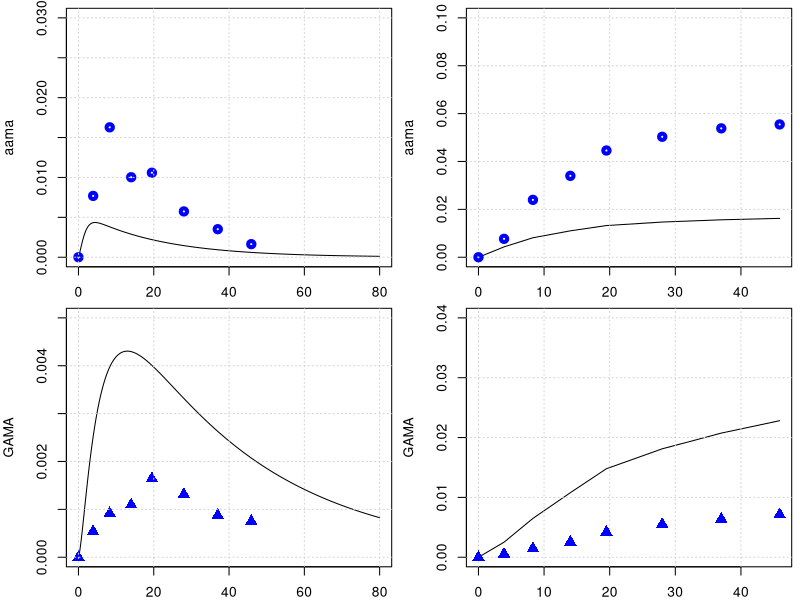

The R source for this figure:
library(deSolve)
library(minpack.lm)
graphics.off()

# body weight in kg
BW = 70 
# fractions of BW
##https://journals.sagepub.com/doi/pdf/10.1177/ANIB_32_3-4
F_B = 0.079 
F_B_AB = 0.35 #fraction: arterial blood of blood volume
F_B_VB = 0.65 #fraction: venous blood of blood volume
F_Li = 0.026
F_Ki = 0.0044
F_T = 1-(F_B+F_Li+F_Ki)
# organ volumes in L
V_AB <- BW*F_B*F_B_AB 
V_VB <- BW*F_B*F_B_VB 
V_T <- BW*F_T
V_Ki <- BW*F_Ki
V_Li <- BW*F_Li
# cardiac output in L/(kg*h)
##https://journals.sagepub.com/doi/pdf/10.1177/ANIB_32_3-4
QCC = 16        #12.5 # maybe 14 or 6.5 check?
Q_C = QCC*BW^0.75
#FQ_P = 2.5/100 Trine: We don't have a lung compartment in this model
FQ_Li = 0.19
FQ_Ki = 0.255 #total - there is also an aterial flow rate 
FQ_T = 1 -( FQ_Li + FQ_Ki) # +FQ_P) Trine: We don't have a lung compartment in this model
Q_Li <- Q_C*FQ_Li
Q_Ki <- Q_C*FQ_Ki
Q_T <- Q_C*FQ_T

# partition coefficient 
### we comback later
pAA_TB = 0.2
pAA_KiB = 0.2
pAA_LiB = 0.8 
# Maybe we said it earlier and these parameters are not sensitive to the model, but from which paper did you get the values of these partition coefs., 
# in the paper of Sweeney and of Li are different pAA_LiB = 0.4 and pAA_KiB = 0.8.

# reaction rate constants 
k_AAuptake = 1 #1/h

k_onAA_T = 0.28  #1/h     # we took it from Sweenney
k_onAA_B = 0.36  #1/h
k_onAA_Li = 0.31 #1/h
k_onAA_Ki = 0.83 #1/h

# k_syn_GSH = 0.25  #mmol/h  # we have not used this parameter

#??????????????????
k_cl_GSH = 0.35   # 1/h   # we should check: notation, meaning, reference

# k_onAA_GSH = 0.55 # L/(mmol h)
# check, we do not use it any more.




k_exc_AAMA = 0.049   # 0.049 #1/h or 0.13 # this will change the shape


# k_exc_AA <- 2
# check, we do not use it any more.


MW_aa = 71   # mg/mmol

# Maximum velocity for enzymatic reaction 
V_max_p450 = 9 /MW_aa*BW^0.7  # mg/h  from Sweenney paper, checked!
# maximum rate of GA and AA conjugation with GSH (mg/(h BW^0.7))
Vmax_AA_GSH <- 22*BW^0.7 # from the Sweeny  fitted   mg/h


k_0_GSH = 7   # from Sweeney paper.
MW_GSH = 307.32     # mg/mmol
AGSH0 = k_0_GSH * V_Li * MW_GSH


### PARAMETERS FOR GA
# partition coefficient
pGA_TB = 0.97
pGA_LiB = 0.9
pGA_KiB = .3

k_onGA_GSH = 0.8 #L/(mmol h)

k_onGA_T = 0.089       #1/h
k_onGA_B = 0.108       #1/h
k_onGA_Ki = k_onAA_T/2 #1/h
k_onGA_Li = 0.115      #1/h

k_exc_GAMA = 0.027     # 0.077 #1/h  # or 0.027
k_exc_GAOH = 0.077     # 1/h
k_exc_GA <- .4         # 1/h Q_Ki*0.025

PL1 = 1.7     # !$'liver/blood partition AA'
PL2 = 0.9     # !$'liver/blood partition GA'

MW_ga = 87   # mg/mmol

MW_GSH = 307.32 # mg/mmol

VMAXGC1 = 1   #!Vmax for GSH-AA conjugation mg/hr-kg^0.7
VMAXG1 = VMAXGC1/MW_aa*BW**0.7    # !$'Liver AA-GSH rate'

# Maximum velocity for enzymatic reaction 
V_max_EH = 20 /MW_ga*BW^0.7  
KM_p450 = 10.0
KM_EH = 100.0
# maximum rate of GA and AA conjugation with GSH (mg/(h BW^0.7))
Vmax_GA_GSH <- 20*BW^0.7 # from the Sweeny  fitted   mg/h

KMG1 = 100  #!Km with respect to AA for GSH conjugation mg/L (from Sweeny code) Trine: This should be mg. Delete the term MW_aa
#Sweeney has this parameter for rats ans 100 mg/L why did you use this number and why divived by MW??
##Sweeney says this is 64 mg/L in the paper##This comment is wrong ignore
KMGG = 0.1/MW_GSH        # !KM with respect to GSH for AA or GA conjugation with GSH mmol/L. Trine: should be mg/L
####and that this is 307 mg/L #This comment is wrong ignore
KMG2 = 100  #!Km with respect to GA for GSH conjugation mM. Trine: This should be mg. Delete the term MW_aa
#The same comment as for KMG1


# from the code, not from paper
KPT_Li = 0.015    # !'protein turnover rate in liver'# this is confimred in the exp. values of Sweeney
KPT_Ki = 0.013    #  !'protein turnover rate in kidney'# 1/h this is 0.012 in Sweeney, I guess its not much of difference
KPTR = 0.013      # !'protein turnover rate in rpt'# this is 0.012 in Li et.al
KPTS = 0.0039     # !'protein turnover rate in spt'# and this they have it 0.0051 Sweeney and Li 0.0012 refering to Sweeney
KPTRB = 0.0039    # !'protein turnover rate in rbc'# how did we get that?
KPTPL = 0.0039    # !'protein turnover rate in plasma'# Sweeney has 0.012 for this value
# +++++++++++++++++++++++++++++++++++++++++++++++++++++++++++++++++
# create list of parameter
# +++++++++++++++++++++++++++++++++++++++++++++++++++++++++++++++++
params <- unlist(c(data.frame(pAA_TB, pAA_LiB, pAA_KiB,
                              pGA_TB, pGA_LiB, pGA_KiB,
                              k_onAA_T, k_onAA_B, k_onAA_Li,  k_onAA_Ki,
                              k_onGA_T, k_onGA_B, k_onGA_Li, k_onGA_Ki, k_exc_GA,
                              k_onGA_GSH, k_exc_AAMA, k_exc_GAMA, k_exc_GAOH,
                              k_cl_GSH, V_max_p450, KM_p450, V_max_EH, KM_EH,
                              k_AAuptake)
))
yini <- c(m_AA_AB = 0.0, m_GA_AB = 0.0, 
          a_pb_AA_B = 0 ,
          m_AA_VB = 0.0, m_GA_VB = 0.0,
          m_AA_Ki = 0.0, m_GA_Ki = 0.0, m_AA_dose = 0 ,
          m_AA_Li = 0.0, m_AAMA = 0.0,  #m_AAMA_urinary = 0.0,
          m_GA_Li = 0.0,
          a_pb_GA_Li   = 0.0,
          m_GAMA  = 0.0,
          #m_GAMA_urinary = 0.0, 
          m_GSH_Li = k_0_GSH * V_Li * MW_GSH, 
          m_AA_T = 0.0, m_GA_T = 0.0,
          m_GAOH = 0.0, 
          m_AA_out = 0.0,
          m_AA_accum = 0.0,
          m_AA_free = 0.0,
          m_AA_in = 0.0,
          m_GA_out = 0.0,
          m_GA_accum = 0.0,
          m_GA_free = 0.0,
          m_GA_in = 0.0,
          a_pb_AA_Ki = 0,
          a_pb_AA_Li = 0,
          a_pb_GA_Ki = 0, a_pb_AA_T = 0
)
# ++++++++++++++++++++++++++++++++++++++++++++++++++++++++++++++++++
# PBPK model for Acrylamide 
# ++++++++++++++++++++++++++++++++++++++++++++++++++++++++++++++++++
PBPKmodelAA <- function(t,state,parameter){
  with(as.list(c(t,state,parameter)), {
    ########################################################################################  
    #----#---#  Model for AA  #---#---#
    # concentrations blood in the organs in mg/L
    c_AA_AB <- m_AA_AB/V_AB   
    c_AA_VB <- m_AA_VB/V_VB
    c_AA_T <- m_AA_T/V_T
    c_AA_Li <- m_AA_Li/V_Li*PL1 #Trine: Should we multiply with PL1 as we do for GA
    c_AA_Ki <- m_AA_Ki/V_Ki
    
    c_GSH_Li <- m_GSH_Li/V_Li
    
    # Blood
    #-----------------------------
    # units checked -> mg/h   
    dm_AA_AB <- Q_C*(c_AA_VB - c_AA_AB) -k_onAA_B*m_AA_AB
    # units checked -> mg/h   
    dm_AA_VB <- Q_T*(c_AA_T/pAA_TB) +Q_Li*(c_AA_Li/pAA_LiB) +Q_Ki*(c_AA_Ki/pAA_KiB) - Q_C*c_AA_VB -k_onAA_B*m_AA_VB
    
    # Trine: I added this. Can we make an overall turnover rate in blood? Is this correct? 
    da_pb_AA_B <- k_onAA_B*m_AA_AB + k_onAA_B*m_AA_VB - a_pb_AA_B*KPTRB
    
    # Kidney
    #---------------------------------
    # units checked -> mg/h   
    dm_AA_Ki <- Q_Ki*c_AA_AB -Q_Ki*(c_AA_Ki/pAA_KiB) -k_onAA_Ki*m_AA_Ki 
    
    # protein tunr over AA in Kidney
    da_pb_AA_Ki <- k_onAA_Ki*m_AA_Ki - a_pb_AA_Ki*KPT_Ki
    
    # Liver
    #--------------------------------
    # units checked -> mg/h   
    dm_AA_dose <- -k_AAuptake*m_AA_dose
    # ????????????????????????????
    
    
    
    # units checked -> mg/h
    dm_GSH_Li <- k_0_GSH * V_Li * MW_GSH - k_cl_GSH*m_GSH_Li 
    
    # unit chekced mg/h 
    metAA_GSH <- Vmax_AA_GSH * c_AA_Li * c_GSH_Li / ((KMG1 + c_AA_Li) * (KMGG + c_GSH_Li))
    # Then the units of this eq. are not mg/h, with the KMG1 & KMGG having the MW!
    
    metAA_P450 <- V_max_p450 * MW_aa*c_AA_Li/ (KM_p450+c_AA_Li)
    
    # units checked -> mg/h  
    dm_AA_Li <- Q_Li*(c_AA_AB - c_AA_Li/pAA_LiB) + k_AAuptake*m_AA_dose - k_onAA_Li*m_AA_Li  - metAA_P450 - metAA_GSH 
    
    # protein turn over AA in Liver
    da_pb_AA_Li <- k_onAA_Li*m_AA_Li - a_pb_AA_Li * KPT_Li
    
    # Tissue
    #--------------------------------------------------------------
    # units checked -> mg/h   
    dm_AA_T <- Q_T*(c_AA_AB - c_AA_T/pAA_TB) -k_onAA_T*m_AA_T
    # protein turn over AA in Tussue
    da_pb_AA_T <- k_onAA_T*m_AA_T - a_pb_AA_T * KPTS
    
    # Urine
    #-------------------------------------------------------------
    # units checked -> mg/h   
    dm_AAMA <- metAA_GSH  - m_AAMA*k_exc_AAMA 
    
    dm_AA_out <- metAA_P450 + metAA_GSH
    dm_AA_in <- k_AAuptake*m_AA_dose
    dm_AA_accum <- k_onAA_B*m_AA_AB +k_onAA_B*m_AA_VB +k_onAA_T*m_AA_T +k_onAA_Li*m_AA_Li +k_onAA_Ki*m_AA_Ki
    dm_AA_free <- dm_AA_AB + dm_AA_VB +dm_AA_T +dm_AA_Li +dm_AA_Ki
    ########################################################################################  
   
    ########################################################################################    
   
    #----#---#  Model for Ga  #---#---#    
    #concentrations blood in the organs in mg/L
    c_GA_AB <- m_GA_AB/V_AB ;   c_GA_VB <- m_GA_VB/V_VB
    c_GA_T <- m_GA_T/V_T
    c_GA_Li <- m_GA_Li/(V_Li*PL2)
    c_GA_Ki <- m_GA_Ki/V_Ki
    
    # Blood
    #-----------------------------
    # units checked -> mg/h   
    dm_GA_AB <- Q_C*(c_GA_VB - c_GA_AB) -k_onGA_B*m_GA_AB
    # units checked -> mg/h   
    dm_GA_VB <- Q_T*(c_GA_T/pGA_TB) +Q_Li*(c_GA_Li/pGA_LiB) +Q_Ki*(c_GA_Ki/pGA_KiB) - Q_C*c_GA_VB -k_onGA_B*m_GA_VB
    # units checked -> mg/h   
    
    # Kidney
    #---------------------------------
    dm_GA_Ki <- Q_Ki*c_GA_AB -Q_Ki*(c_GA_Ki/pGA_KiB) -k_onGA_Ki*m_GA_Ki 
    
    # protein tunr over AA in Kidney
    da_pb_GA_Ki <- k_onGA_Ki*m_GA_Ki - a_pb_GA_Ki*KPT_Ki
    
    # Liver
    #--------------------------------
    # units checked -> mg/h
    metGA_GSH <- Vmax_GA_GSH * c_GSH_Li *c_GA_Li / (c_GA_Li + KMG2)/(c_GSH_Li + KMGG)
    metGA_EH <- V_max_EH *MW_ga *c_GA_Li / (KM_EH + c_GA_Li)
    # units checked -> mg/h 
    dm_GA_Li <- Q_Li*(c_GA_AB - c_GA_Li/pGA_LiB) - k_onGA_Li*m_GA_Li + metAA_P450 - metGA_GSH -metGA_EH 
    
    # protein tunr over GA in Liver
    da_pb_GA_Li = k_onGA_Li*m_GA_Li - a_pb_GA_Li*KPT_Li 
    
    # units checked -> mg/h, 
    dm_GAMA <-  metGA_GSH  -m_GAMA*k_exc_GAMA
    
    dm_GAOH <- metGA_EH -m_GAOH*k_exc_GAMA
    
    # Tissue
    #-----------------------------------------------------
    dm_GA_T <- Q_T*(c_GA_AB - c_GA_T/pGA_TB) -k_onGA_T*m_GA_T
    
    dm_GA_out <- metGA_GSH + metGA_EH 
    dm_GA_in <- metAA_P450
    dm_GA_accum <- k_onGA_B*m_GA_AB +k_onGA_B*m_GA_VB +k_onGA_T*m_GA_T +k_onGA_Li*m_GA_Li +k_onGA_Ki*m_GA_Ki
    dm_GA_free <- dm_GA_AB + dm_GA_VB +dm_GA_T +dm_GA_Li +dm_GA_Ki 
    
    return(list(c(dm_AA_AB,  dm_GA_AB,
                  da_pb_AA_B,
                  dm_AA_VB,    dm_GA_VB,
                  dm_AA_Ki,  dm_GA_Ki,  dm_AA_dose,
                  dm_AA_Li,
                  dm_AAMA,   
                  dm_GA_Li, da_pb_GA_Li, dm_GAMA,
                  dm_GSH_Li, dm_AA_T,   dm_GA_T,
                  dm_GAOH,
                  dm_AA_in,
                  dm_AA_out,
                  dm_AA_accum,
                  dm_AA_free,
                  dm_GA_out,
                  dm_GA_accum,
                  dm_GA_free,
                  dm_GA_in,
                  da_pb_AA_Ki,
                  da_pb_AA_Li,
                  da_pb_GA_Ki,
                  da_pb_AA_T
    )))
  })
}
PBPKmodelAA <- compiler::cmpfun(PBPKmodelAA)



################################################################
# manual readout from Kopp and Dekant 2009
################################################################
times <- seq(from = 0, to = 80, by = 0.1)
diet <- data.frame(var = "m_AA_dose", method = "add",
                   time = c(0.0),  value = 0.5 *BW /1000 )  # dose of 0.05 microg/kg bw
out <- ode(y = yini, times = times, func = PBPKmodelAA, parms = params, events = list(data = diet))
yobs_urine <- data.frame(
  time = c(0.0, 3.9, 8.3, 14, 19.5, 28, 37, 45.9),
  AAMA = c(0.0/1000000, 32.8/1000000, 69.5/1000000, 42.8/1000000, 45.2/1000000, 24.5/1000000, 15/1000000, 7/1000000)*234.28, #https://pubchem.ncbi.nlm.nih.gov/compound/N-Acetyl-S-_2-carbamoylethyl_-L-cysteine
  GAMA = c(0.0, 2.15*1e-6, 3.66*1e-6, 4.38*1e-6, 6.57*1e-6, 5.26*1e-6, 3.50*1e-6, 3.0*1e-6)*250.27
)


# plot for AAMA in urinary
par(mfrow=c(2,2),mar=c(2,4,.5,.5))
plot(out[,'time'], out[,'m_AAMA']   ,type = 'l',xlab = 'time', ylab = 'aama', ylim = c(0,.03) )
points(yobs_urine$time, yobs_urine$AAMA , col="blue", lwd = 4) ; grid()
time_points_measure_unrine = c(1, 40, 84, 141, 196, 280 , 371, 460)
tamtam = out[,'m_AAMA'][time_points_measure_unrine ]
plot(yobs_urine$time, cumsum( tamtam ),type = 'l', ylab = 'aama', ylim = c(0,.1), xlab = 'time' ); grid()
points(yobs_urine$time, cumsum(yobs_urine$AAMA) , col="blue", lwd = 4)

# plot for GAMA 
plot(out[,'time'], out[,'m_GAMA']  ,type = 'l',xlab = '', ylab = 'GAMA', ylim = c(0,.005) )
points(yobs_urine$time, yobs_urine$GAMA , col="blue", cex = 1.5, pch = 17); grid()
time_points_measure_unrine = c(1, 40, 84, 141, 196, 280 , 371, 460)
tamtam = out[,'m_GAMA'][time_points_measure_unrine ]
plot(yobs_urine$time, cumsum( tamtam ),type = 'l',xlab = '', ylab = 'GAMA', ylim = c(0,.04) ); grid()
points(yobs_urine$time, cumsum(yobs_urine$GAMA) , col="blue",cex = 1.5, pch = 17)


##################################################################################
#### Check mass balance
#################################################################################

Qbal = Q_C - Q_T - Q_Ki - Q_Li 
